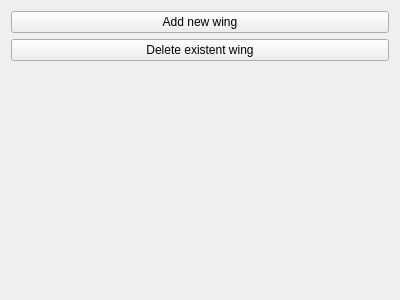
<?xml version="1.0" encoding="UTF-8"?>
<ui version="4.0">
 <class>ModificatorWingsWidget</class>
 <widget class="QWidget" name="ModificatorWingsWidget">
  <property name="geometry">
   <rect>
    <x>0</x>
    <y>0</y>
    <width>400</width>
    <height>300</height>
   </rect>
  </property>
  <property name="windowTitle">
   <string>Form</string>
  </property>
  <layout class="QVBoxLayout" name="verticalLayout">
   <item>
    <widget class="QPushButton" name="addNewWingBtn">
     <property name="text">
      <string>Add new wing</string>
     </property>
    </widget>
   </item>
   <item>
    <widget class="QPushButton" name="deleteWingBtn">
     <property name="text">
      <string>Delete existent wing</string>
     </property>
    </widget>
   </item>
   <item>
    <spacer name="verticalSpacer">
     <property name="orientation">
      <enum>Qt::Vertical</enum>
     </property>
     <property name="sizeHint" stdset="0">
      <size>
       <width>20</width>
       <height>40</height>
      </size>
     </property>
    </spacer>
   </item>
  </layout>
 </widget>
 <resources/>
 <connections/>
</ui>
